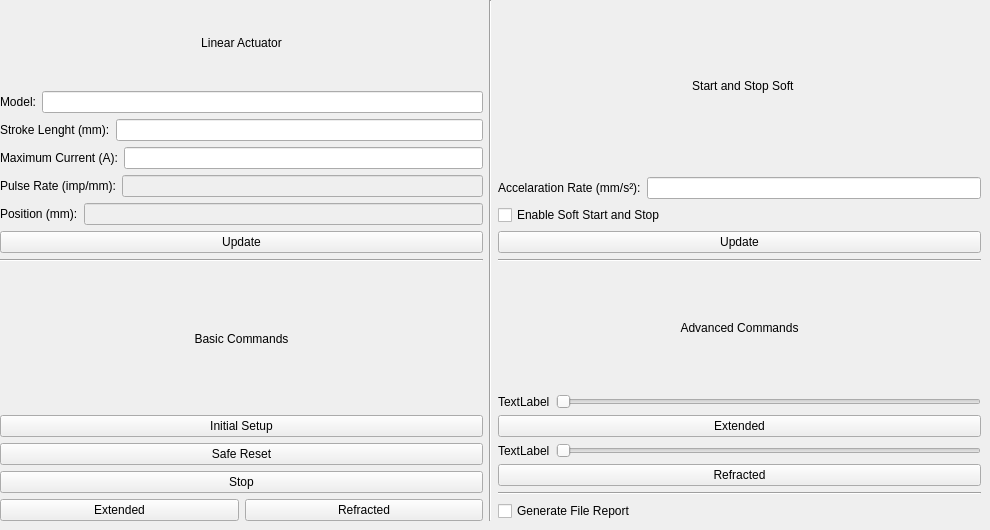
    <widget class="QWidget" name="channel1">
     <property name="styleSheet">
      <string notr="true">Channel 1</string>
     </property>
     <attribute name="title">
      <string>Channel 1</string>
     </attribute>
     <widget class="QWidget" name="gridLayoutWidget_6">
      <property name="geometry">
       <rect>
        <x>0</x>
        <y>0</y>
        <width>981</width>
        <height>521</height>
       </rect>
      </property>
      <layout class="QGridLayout" name="gridLayout_channel1">
       <item row="2" column="0">
        <layout class="QVBoxLayout" name="verticalLayoutBasicCommands_channel1">
         <item>
          <widget class="QLabel" name="labelBasicCommands_channel">
           <property name="text">
            <string>Basic Commands</string>
           </property>
           <property name="alignment">
            <set>Qt::AlignCenter</set>
           </property>
          </widget>
         </item>
         <item>
          <widget class="QPushButton" name="pushButtonInitialSetup_channel1">
           <property name="text">
            <string>Initial Setup</string>
           </property>
          </widget>
         </item>
         <item>
          <widget class="QPushButton" name="pushButtonSafeReset_channel1">
           <property name="text">
            <string>Safe Reset</string>
           </property>
          </widget>
         </item>
         <item>
          <widget class="QPushButton" name="pushButtonStop_channel1">
           <property name="text">
            <string>Stop</string>
           </property>
          </widget>
         </item>
         <item>
          <layout class="QHBoxLayout" name="horizontalLayoutBasicControl_channel1">
           <item>
            <widget class="QPushButton" name="pushButtonBasicExtended_channel1">
             <property name="text">
              <string>Extended</string>
             </property>
            </widget>
           </item>
           <item>
            <widget class="QPushButton" name="pushButtonBasicRefracted_channel1">
             <property name="text">
              <string>Refracted</string>
             </property>
            </widget>
           </item>
          </layout>
         </item>
        </layout>
       </item>
       <item row="0" column="3">
        <layout class="QVBoxLayout" name="verticalLayoutStartStopSoft_channel1">
         <item>
          <layout class="QVBoxLayout" name="verticalLayoutStartStopSoft2_channel1">
           <item>
            <widget class="QLabel" name="labelStartStopSoft_channel1">
             <property name="text">
              <string>  Start and Stop Soft</string>
             </property>
             <property name="alignment">
              <set>Qt::AlignCenter</set>
             </property>
            </widget>
           </item>
           <item>
            <layout class="QVBoxLayout" name="verticalLayoutStartStopSoft3_channel1">
             <item>
              <layout class="QHBoxLayout" name="horizontalLayoutAccelarationRate_channel1">
               <item>
                <widget class="QLabel" name="labelAccelarationRate_channel1">
                 <property name="text">
                  <string>Accelaration Rate (mm/s²):</string>
                 </property>
                </widget>
               </item>
               <item>
                <widget class="QLineEdit" name="lineEditAccelarationRate_channel1"/>
               </item>
              </layout>
             </item>
             <item>
              <widget class="QCheckBox" name="checkBoxPwm_channel1">
               <property name="text">
                <string>Enable Soft Start and Stop</string>
               </property>
              </widget>
             </item>
            </layout>
           </item>
          </layout>
         </item>
         <item>
          <widget class="QPushButton" name="pushButtonUpdateStartStopSoft_channel1">
           <property name="text">
            <string>Update</string>
           </property>
          </widget>
         </item>
        </layout>
       </item>
       <item row="1" column="0">
        <widget class="Line" name="line_16">
         <property name="orientation">
          <enum>Qt::Horizontal</enum>
         </property>
        </widget>
       </item>
       <item row="1" column="3">
        <widget class="Line" name="line_17">
         <property name="orientation">
          <enum>Qt::Horizontal</enum>
         </property>
        </widget>
       </item>
       <item row="0" column="0">
        <layout class="QVBoxLayout" name="verticalLayoutLinearActuatorSpecifications_channel1">
         <item>
          <layout class="QVBoxLayout" name="verticalLayoutLinearActuator_channel1">
           <item>
            <widget class="QLabel" name="labelLinearActuatorSpecifications1">
             <property name="text">
              <string>Linear Actuator</string>
             </property>
             <property name="alignment">
              <set>Qt::AlignCenter</set>
             </property>
            </widget>
           </item>
           <item>
            <layout class="QVBoxLayout" name="verticalLayoutSpecifications_channel1">
             <item>
              <layout class="QHBoxLayout" name="horizontalLayoutModel_channel1">
               <item>
                <widget class="QLabel" name="labelModel_channel1">
                 <property name="text">
                  <string>Model:</string>
                 </property>
                </widget>
               </item>
               <item>
                <widget class="QLineEdit" name="lineEditModel_channel1"/>
               </item>
              </layout>
             </item>
             <item>
              <layout class="QHBoxLayout" name="horizontalLayoutStrokeLenght_channel1">
               <item>
                <widget class="QLabel" name="labelStrokeLenght_channel1">
                 <property name="text">
                  <string>Stroke Lenght (mm):</string>
                 </property>
                </widget>
               </item>
               <item>
                <widget class="QLineEdit" name="lineEditStrokeLenght_channel1"/>
               </item>
              </layout>
             </item>
             <item>
              <layout class="QHBoxLayout" name="horizontalMaxCurrent_channel1">
               <item>
                <widget class="QLabel" name="labelMaxCurrent_channel1">
                 <property name="text">
                  <string>Maximum Current (A):</string>
                 </property>
                </widget>
               </item>
               <item>
                <widget class="QLineEdit" name="lineEditMaxCurrent_channel1"/>
               </item>
              </layout>
             </item>
             <item>
              <layout class="QHBoxLayout" name="horizontalLayoutPulseRate_channel1">
               <item>
                <widget class="QLabel" name="labelPulseRate_channel1">
                 <property name="text">
                  <string>Pulse Rate (imp/mm):</string>
                 </property>
                </widget>
               </item>
               <item>
                <widget class="QLineEdit" name="linePulseRate_channel1">
                 <property name="enabled">
                  <bool>false</bool>
                 </property>
                </widget>
               </item>
              </layout>
             </item>
             <item>
              <layout class="QHBoxLayout" name="horizontalLayoutPosition_channel1">
               <item>
                <widget class="QLabel" name="labelPostiton_channel1">
                 <property name="text">
                  <string>Position (mm):</string>
                 </property>
                </widget>
               </item>
               <item>
                <widget class="QLineEdit" name="linePosition_channel1">
                 <property name="enabled">
                  <bool>false</bool>
                 </property>
                </widget>
               </item>
              </layout>
             </item>
            </layout>
           </item>
          </layout>
         </item>
         <item>
          <widget class="QPushButton" name="pushButtonUpdateLinearActuatorSpecifications_channel1">
           <property name="text">
            <string>Update</string>
           </property>
          </widget>
         </item>
        </layout>
       </item>
       <item row="0" column="1" rowspan="3">
        <widget class="Line" name="line_18">
         <property name="orientation">
          <enum>Qt::Vertical</enum>
         </property>
        </widget>
       </item>
       <item row="2" column="3">
        <layout class="QVBoxLayout" name="verticalLayoutAdvancedCommands_channel1">
         <item>
          <widget class="QLabel" name="labelAdvancedCommands_channel1">
           <property name="text">
            <string>Advanced Commands</string>
           </property>
           <property name="alignment">
            <set>Qt::AlignCenter</set>
           </property>
          </widget>
         </item>
         <item>
          <layout class="QHBoxLayout" name="horizontalLayoutAdvancedExtended_channel1">
           <item>
            <widget class="QLabel" name="labelExtendedAdvanced_channel1">
             <property name="text">
              <string>TextLabel</string>
             </property>
            </widget>
           </item>
           <item>
            <widget class="QSlider" name="horizontalSliderExtended_channel1">
             <property name="orientation">
              <enum>Qt::Horizontal</enum>
             </property>
            </widget>
           </item>
          </layout>
         </item>
         <item>
          <widget class="QPushButton" name="pushButtonExtended_channel1">
           <property name="text">
            <string>Extended</string>
           </property>
          </widget>
         </item>
         <item>
          <layout class="QHBoxLayout" name="horizontalLayoutAdvanceddRefracted_channel1">
           <item>
            <widget class="QLabel" name="labelRefractedAdvanced_channel1">
             <property name="text">
              <string>TextLabel</string>
             </property>
            </widget>
           </item>
           <item>
            <widget class="QSlider" name="horizontalSliderRefracted_channel1">
             <property name="orientation">
              <enum>Qt::Horizontal</enum>
             </property>
            </widget>
           </item>
          </layout>
         </item>
         <item>
          <widget class="QPushButton" name="pushButtonRefracted_channel1">
           <property name="text">
            <string>Refracted</string>
           </property>
          </widget>
         </item>
         <item>
          <widget class="Line" name="line_5">
           <property name="orientation">
            <enum>Qt::Horizontal</enum>
           </property>
          </widget>
         </item>
         <item>
          <widget class="QCheckBox" name="checkBoxFileReport_channel1">
           <property name="text">
            <string>Generate File Report</string>
           </property>
          </widget>
         </item>
        </layout>
       </item>
      </layout>
     </widget>
    </widget>
